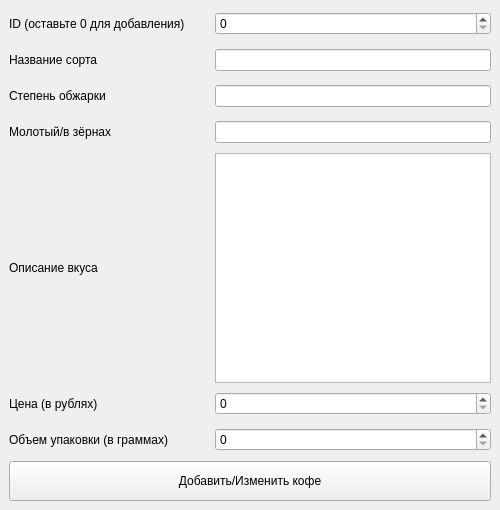
<?xml version="1.0" encoding="UTF-8"?>
<ui version="4.0">
 <class>MainWindow</class>
 <widget class="QMainWindow" name="MainWindow">
  <property name="geometry">
   <rect>
    <x>0</x>
    <y>0</y>
    <width>500</width>
    <height>510</height>
   </rect>
  </property>
  <property name="windowTitle">
   <string>addEditCoffeeForm</string>
  </property>
  <widget class="QWidget" name="centralwidget">
   <layout class="QGridLayout" name="gridLayout">
    <item row="1" column="0">
     <layout class="QVBoxLayout" name="verticalLayout">
      <item>
       <layout class="QHBoxLayout" name="horizontalLayout_id">
        <item>
         <widget class="QLabel" name="label_id">
          <property name="minimumSize">
           <size>
            <width>200</width>
            <height>30</height>
           </size>
          </property>
          <property name="maximumSize">
           <size>
            <width>200</width>
            <height>16777215</height>
           </size>
          </property>
          <property name="text">
           <string>ID (оставьте 0 для добавления)</string>
          </property>
         </widget>
        </item>
        <item>
         <widget class="QSpinBox" name="spinBox_id">
          <property name="maximum">
           <number>1999999999</number>
          </property>
         </widget>
        </item>
       </layout>
      </item>
      <item>
       <layout class="QHBoxLayout" name="horizontalLayout_sort">
        <item>
         <widget class="QLabel" name="label_sort">
          <property name="minimumSize">
           <size>
            <width>200</width>
            <height>30</height>
           </size>
          </property>
          <property name="maximumSize">
           <size>
            <width>200</width>
            <height>16777215</height>
           </size>
          </property>
          <property name="text">
           <string>Название сорта</string>
          </property>
         </widget>
        </item>
        <item>
         <widget class="QLineEdit" name="lineEdit_sort"/>
        </item>
       </layout>
      </item>
      <item>
       <layout class="QHBoxLayout" name="horizontalLayout_degree">
        <item>
         <widget class="QLabel" name="label_degree">
          <property name="minimumSize">
           <size>
            <width>200</width>
            <height>30</height>
           </size>
          </property>
          <property name="maximumSize">
           <size>
            <width>200</width>
            <height>16777215</height>
           </size>
          </property>
          <property name="text">
           <string>Степень обжарки</string>
          </property>
         </widget>
        </item>
        <item>
         <widget class="QLineEdit" name="lineEdit_degree"/>
        </item>
       </layout>
      </item>
      <item>
       <layout class="QHBoxLayout" name="horizontalLayout_type">
        <item>
         <widget class="QLabel" name="label_type">
          <property name="minimumSize">
           <size>
            <width>200</width>
            <height>30</height>
           </size>
          </property>
          <property name="maximumSize">
           <size>
            <width>200</width>
            <height>16777215</height>
           </size>
          </property>
          <property name="text">
           <string>Молотый/в зёрнах</string>
          </property>
         </widget>
        </item>
        <item>
         <widget class="QLineEdit" name="lineEdit_type"/>
        </item>
       </layout>
      </item>
      <item>
       <layout class="QHBoxLayout" name="horizontalLayout_desc">
        <item>
         <widget class="QLabel" name="label_desc">
          <property name="minimumSize">
           <size>
            <width>200</width>
            <height>0</height>
           </size>
          </property>
          <property name="maximumSize">
           <size>
            <width>200</width>
            <height>16777215</height>
           </size>
          </property>
          <property name="text">
           <string>Описание вкуса</string>
          </property>
         </widget>
        </item>
        <item>
         <widget class="QPlainTextEdit" name="plainTextEdit"/>
        </item>
       </layout>
      </item>
      <item>
       <layout class="QHBoxLayout" name="horizontalLayout_price">
        <item>
         <widget class="QLabel" name="label_price">
          <property name="minimumSize">
           <size>
            <width>200</width>
            <height>30</height>
           </size>
          </property>
          <property name="maximumSize">
           <size>
            <width>200</width>
            <height>16777215</height>
           </size>
          </property>
          <property name="text">
           <string>Цена (в рублях)</string>
          </property>
         </widget>
        </item>
        <item>
         <widget class="QSpinBox" name="spinBox_price">
          <property name="maximum">
           <number>1999999999</number>
          </property>
         </widget>
        </item>
       </layout>
      </item>
      <item>
       <layout class="QHBoxLayout" name="horizontalLayout_volume">
        <item>
         <widget class="QLabel" name="label_volume">
          <property name="minimumSize">
           <size>
            <width>200</width>
            <height>30</height>
           </size>
          </property>
          <property name="maximumSize">
           <size>
            <width>200</width>
            <height>16777215</height>
           </size>
          </property>
          <property name="text">
           <string>Объем упаковки (в граммах)</string>
          </property>
         </widget>
        </item>
        <item>
         <widget class="QSpinBox" name="spinBox_volume">
          <property name="maximum">
           <number>1999999999</number>
          </property>
         </widget>
        </item>
       </layout>
      </item>
      <item>
       <widget class="QPushButton" name="pushButton">
        <property name="minimumSize">
         <size>
          <width>0</width>
          <height>40</height>
         </size>
        </property>
        <property name="text">
         <string>Добавить/Изменить кофе</string>
        </property>
       </widget>
      </item>
     </layout>
    </item>
   </layout>
  </widget>
 </widget>
 <resources/>
 <connections/>
</ui>
